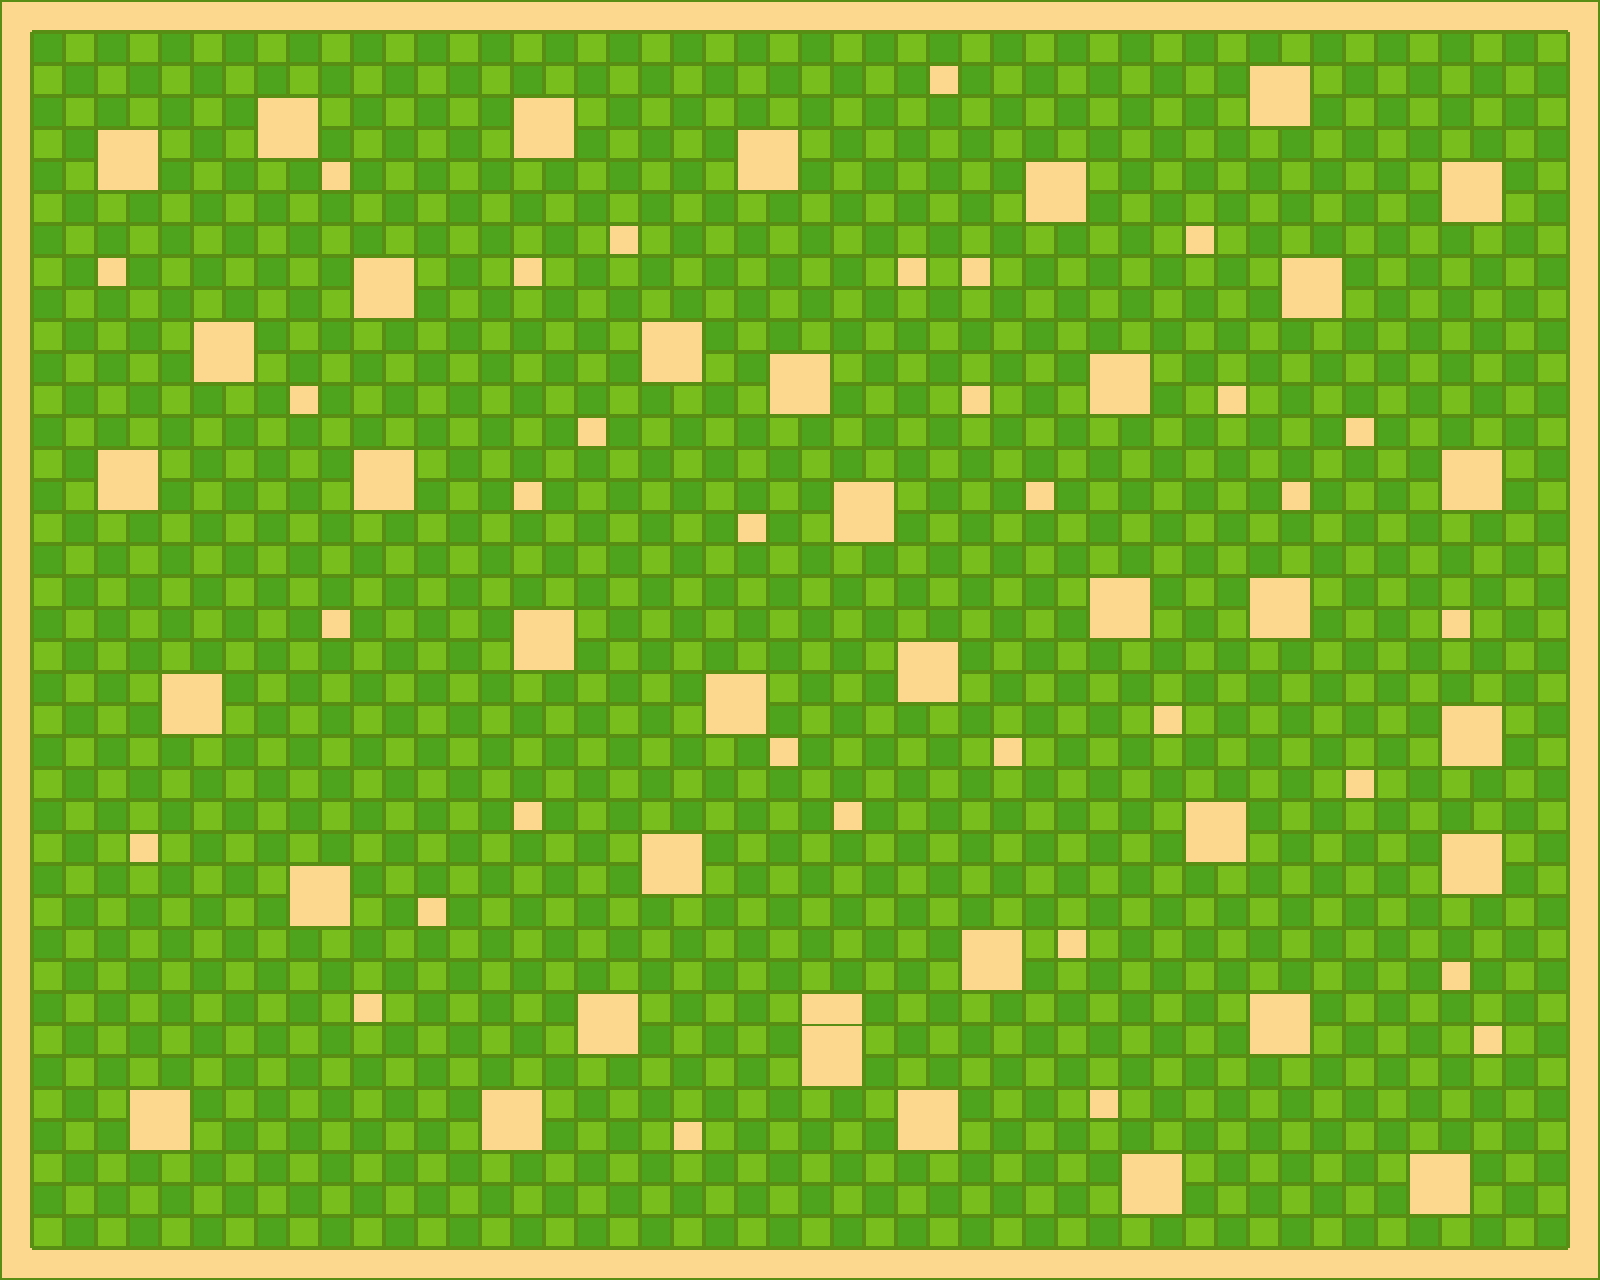

Tiled map render using the project's own tile images. Description and the whole map definition, tile-layer contents included, below:
An orthogonal 50x40 tile map with 32x32 px tiles, 1 tile layer (Tile Layer 1).

<map version="1.10" tiledversion="1.11.2" orientation="orthogonal" renderorder="right-down" width="50" height="40" tilewidth="32" tileheight="32" infinite="0" nextlayerid="2" nextobjectid="1">
 <tileset firstgid="1" name="TileSet1" tilewidth="32" tileheight="32" tilecount="10" columns="10">
  <image source="TileSet1.png" width="320" height="32" />
 </tileset>
 <layer id="1" name="Tile Layer 1" width="50" height="40">
  <data encoding="csv">
7,6,6,6,6,6,6,6,6,6,6,6,6,6,6,6,6,6,6,6,6,6,6,6,6,6,6,6,6,6,6,6,6,6,6,6,6,6,6,6,6,6,6,6,6,6,6,6,6,8,
3,1,2,1,2,1,2,1,2,1,2,1,2,1,2,1,2,1,2,1,2,1,2,1,2,1,2,1,2,1,2,1,2,1,2,1,2,1,2,1,2,1,2,1,2,1,2,1,2,3,
3,2,1,2,1,2,1,2,1,2,1,2,1,2,1,2,1,2,1,2,1,2,1,2,1,2,1,2,1,5,1,2,1,2,1,2,1,2,1,7,8,2,1,2,1,2,1,2,1,3,
3,1,2,1,2,1,2,1,7,8,2,1,2,1,2,1,7,8,2,1,2,1,2,1,2,1,2,1,2,1,2,1,2,1,2,1,2,1,2,4,9,1,2,1,2,1,2,1,2,3,
3,2,1,7,8,2,1,2,4,9,1,2,1,2,1,2,4,9,1,2,1,2,1,7,8,2,1,2,1,2,1,2,1,2,1,2,1,2,1,2,1,2,1,2,1,2,1,2,1,3,
3,1,2,4,9,1,2,1,2,1,5,1,2,1,2,1,2,1,2,1,2,1,2,4,9,1,2,1,2,1,2,1,7,8,2,1,2,1,2,1,2,1,2,1,2,7,8,1,2,3,
3,2,1,2,1,2,1,2,1,2,1,2,1,2,1,2,1,2,1,2,1,2,1,2,1,2,1,2,1,2,1,2,4,9,1,2,1,2,1,2,1,2,1,2,1,4,9,2,1,3,
3,1,2,1,2,1,2,1,2,1,2,1,2,1,2,1,2,1,2,5,2,1,2,1,2,1,2,1,2,1,2,1,2,1,2,1,2,5,2,1,2,1,2,1,2,1,2,1,2,3,
3,2,1,5,1,2,1,2,1,2,1,7,8,2,1,2,5,2,1,2,1,2,1,2,1,2,1,2,5,2,5,2,1,2,1,2,1,2,1,2,7,8,1,2,1,2,1,2,1,3,
3,1,2,1,2,1,2,1,2,1,2,4,9,1,2,1,2,1,2,1,2,1,2,1,2,1,2,1,2,1,2,1,2,1,2,1,2,1,2,1,4,9,2,1,2,1,2,1,2,3,
3,2,1,2,1,2,7,8,1,2,1,2,1,2,1,2,1,2,1,2,7,8,1,2,1,2,1,2,1,2,1,2,1,2,1,2,1,2,1,2,1,2,1,2,1,2,1,2,1,3,
3,1,2,1,2,1,4,9,2,1,2,1,2,1,2,1,2,1,2,1,4,9,2,1,7,8,2,1,2,1,2,1,2,1,7,8,2,1,2,1,2,1,2,1,2,1,2,1,2,3,
3,2,1,2,1,2,1,2,1,5,1,2,1,2,1,2,1,2,1,2,1,2,1,2,4,9,1,2,1,2,5,2,1,2,4,9,1,2,5,2,1,2,1,2,1,2,1,2,1,3,
3,1,2,1,2,1,2,1,2,1,2,1,2,1,2,1,2,1,5,1,2,1,2,1,2,1,2,1,2,1,2,1,2,1,2,1,2,1,2,1,2,1,5,1,2,1,2,1,2,3,
3,2,1,7,8,2,1,2,1,2,1,7,8,2,1,2,1,2,1,2,1,2,1,2,1,2,1,2,1,2,1,2,1,2,1,2,1,2,1,2,1,2,1,2,1,7,8,2,1,3,
3,1,2,4,9,1,2,1,2,1,2,4,9,1,2,1,5,1,2,1,2,1,2,1,2,1,7,8,2,1,2,1,5,1,2,1,2,1,2,1,5,1,2,1,2,4,9,1,2,3,
3,2,1,2,1,2,1,2,1,2,1,2,1,2,1,2,1,2,1,2,1,2,1,5,1,2,4,9,1,2,1,2,1,2,1,2,1,2,1,2,1,2,1,2,1,2,1,2,1,3,
3,1,2,1,2,1,2,1,2,1,2,1,2,1,2,1,2,1,2,1,2,1,2,1,2,1,2,1,2,1,2,1,2,1,2,1,2,1,2,1,2,1,2,1,2,1,2,1,2,3,
3,2,1,2,1,2,1,2,1,2,1,2,1,2,1,2,1,2,1,2,1,2,1,2,1,2,1,2,1,2,1,2,1,2,7,8,1,2,1,7,8,2,1,2,1,2,1,2,1,3,
3,1,2,1,2,1,2,1,2,1,5,1,2,1,2,1,7,8,2,1,2,1,2,1,2,1,2,1,2,1,2,1,2,1,4,9,2,1,2,4,9,1,2,1,2,5,2,1,2,3,
3,2,1,2,1,2,1,2,1,2,1,2,1,2,1,2,4,9,1,2,1,2,1,2,1,2,1,2,7,8,1,2,1,2,1,2,1,2,1,2,1,2,1,2,1,2,1,2,1,3,
3,1,2,1,2,7,8,1,2,1,2,1,2,1,2,1,2,1,2,1,2,1,7,8,2,1,2,1,4,9,2,1,2,1,2,1,2,1,2,1,2,1,2,1,2,1,2,1,2,3,
3,2,1,2,1,4,9,2,1,2,1,2,1,2,1,2,1,2,1,2,1,2,4,9,1,2,1,2,1,2,1,2,1,2,1,2,5,2,1,2,1,2,1,2,1,7,8,2,1,3,
3,1,2,1,2,1,2,1,2,1,2,1,2,1,2,1,2,1,2,1,2,1,2,1,5,1,2,1,2,1,2,5,2,1,2,1,2,1,2,1,2,1,2,1,2,4,9,1,2,3,
3,2,1,2,1,2,1,2,1,2,1,2,1,2,1,2,1,2,1,2,1,2,1,2,1,2,1,2,1,2,1,2,1,2,1,2,1,2,1,2,1,2,5,2,1,2,1,2,1,3,
3,1,2,1,2,1,2,1,2,1,2,1,2,1,2,1,5,1,2,1,2,1,2,1,2,1,5,1,2,1,2,1,2,1,2,1,2,7,8,1,2,1,2,1,2,1,2,1,2,3,
3,2,1,2,5,2,1,2,1,2,1,2,1,2,1,2,1,2,1,2,7,8,1,2,1,2,1,2,1,2,1,2,1,2,1,2,1,4,9,2,1,2,1,2,1,7,8,2,1,3,
3,1,2,1,2,1,2,1,2,7,8,1,2,1,2,1,2,1,2,1,4,9,2,1,2,1,2,1,2,1,2,1,2,1,2,1,2,1,2,1,2,1,2,1,2,4,9,1,2,3,
3,2,1,2,1,2,1,2,1,4,9,2,1,5,1,2,1,2,1,2,1,2,1,2,1,2,1,2,1,2,1,2,1,2,1,2,1,2,1,2,1,2,1,2,1,2,1,2,1,3,
3,1,2,1,2,1,2,1,2,1,2,1,2,1,2,1,2,1,2,1,2,1,2,1,2,1,2,1,2,1,7,8,2,5,2,1,2,1,2,1,2,1,2,1,2,1,2,1,2,3,
3,2,1,2,1,2,1,2,1,2,1,2,1,2,1,2,1,2,1,2,1,2,1,2,1,2,1,2,1,2,4,9,1,2,1,2,1,2,1,2,1,2,1,2,1,5,1,2,1,3,
3,1,2,1,2,1,2,1,2,1,2,5,2,1,2,1,2,1,7,8,2,1,2,1,2,7,8,1,2,1,2,1,2,1,2,1,2,1,2,7,8,1,2,1,2,1,2,1,2,3,
3,2,1,2,1,2,1,2,1,2,1,2,1,2,1,2,1,2,4,9,1,2,1,2,1,7,8,2,1,2,1,2,1,2,1,2,1,2,1,4,9,2,1,2,1,2,5,2,1,3,
3,1,2,1,2,1,2,1,2,1,2,1,2,1,2,1,2,1,2,1,2,1,2,1,2,4,9,1,2,1,2,1,2,1,2,1,2,1,2,1,2,1,2,1,2,1,2,1,2,3,
3,2,1,2,7,8,1,2,1,2,1,2,1,2,1,7,8,2,1,2,1,2,1,2,1,2,1,2,7,8,1,2,1,2,5,2,1,2,1,2,1,2,1,2,1,2,1,2,1,3,
3,1,2,1,4,9,2,1,2,1,2,1,2,1,2,4,9,1,2,1,2,5,2,1,2,1,2,1,4,9,2,1,2,1,2,1,2,1,2,1,2,1,2,1,2,1,2,1,2,3,
3,2,1,2,1,2,1,2,1,2,1,2,1,2,1,2,1,2,1,2,1,2,1,2,1,2,1,2,1,2,1,2,1,2,1,7,8,2,1,2,1,2,1,2,7,8,1,2,1,3,
3,1,2,1,2,1,2,1,2,1,2,1,2,1,2,1,2,1,2,1,2,1,2,1,2,1,2,1,2,1,2,1,2,1,2,4,9,1,2,1,2,1,2,1,4,9,2,1,2,3,
3,2,1,2,1,2,1,2,1,2,1,2,1,2,1,2,1,2,1,2,1,2,1,2,1,2,1,2,1,2,1,2,1,2,1,2,1,2,1,2,1,2,1,2,1,2,1,2,1,3,
4,6,6,6,6,6,6,6,6,6,6,6,6,6,6,6,6,6,6,6,6,6,6,6,6,6,6,6,6,6,6,6,6,6,6,6,6,6,6,6,6,6,6,6,6,6,6,6,6,9
</data>
 </layer>
</map>